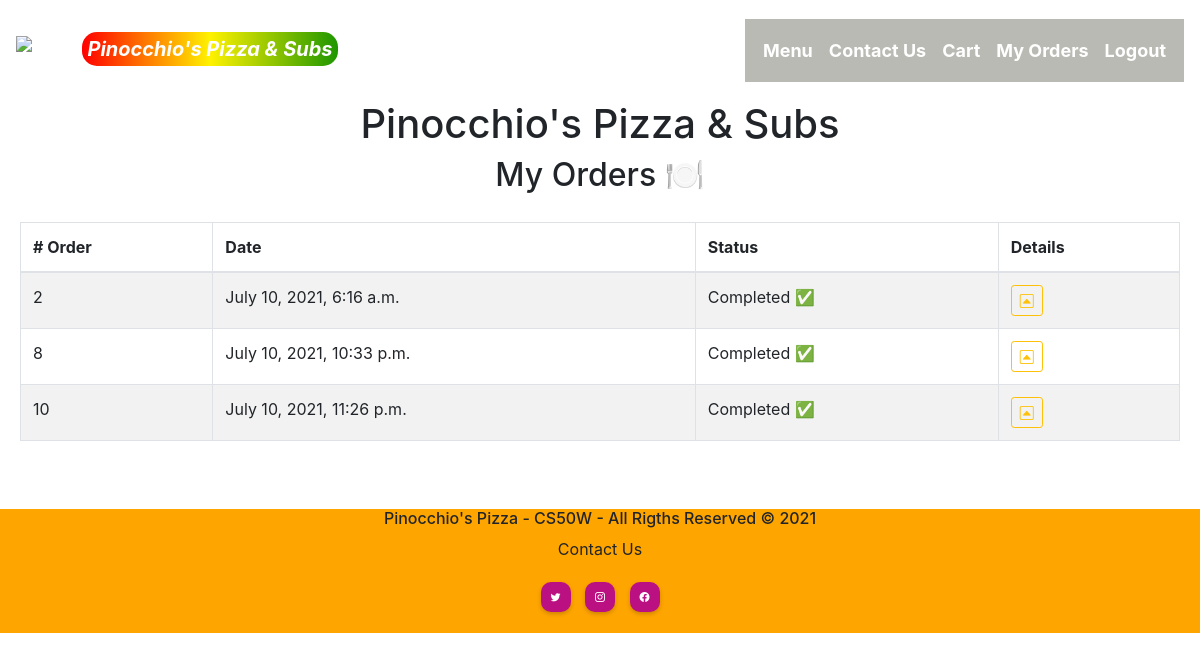
The page /my_orders (signed in) on the database its author committed.
### orders/models.py (models this page shows, shortened)
class Completed_Orders(models.Model):
    user = models.ForeignKey(User, on_delete=models.CASCADE)
    total = models.DecimalField(max_digits=6, decimal_places=2, default=0.00)
    order_detail = models.CharField(max_length=800, blank=False)
    STATUS = [
        ('Initiated', 'Initiated'),
        ('Completed', 'Completed'),
    ]
    status = models.CharField(
        max_length=64, choices=STATUS, default='Initiated')
    date = models.DateTimeField(auto_now_add=True, blank=True)

### orders/views.py (the view)
# urls.py: path('my_orders', views.my_orders, name='my_orders'),
def my_orders(request):
    gen_order = Completed_Orders.objects.filter(user_id=request.user.id)
    context = {
        "orders": gen_order,
        "admin_orders": Completed_Orders.objects.filter(status ="Initiated")
    }
    return render(request, "orders/orders.html", context)

### orders/templates/orders/orders.html (shortened to what this page needs)
{% extends "orders/layout.html" %}
{% block body %}
<h2 class="text-center">My Orders 🍽️</h2>
<div class="card-body">
    <div class="card-text">
        <div class="table-wrapper-scroll-y
                            my-custom-scrollbar" style="display: flex; flex-direction: column-reverse;">
            <table class="table table-bordered table-striped mb-0">
                {% if orders%}
                <thead>
                    <tr>
                        <th scope="col"># Order</th>
                        <th scope="col">Date</th>
                        <th scope="col">Status</th>
                        <th scope="col">Details</th>
                    </tr>
                </thead>
                {%else%}
                <h3 class="text-center">You don't have orders yet</h3>
                {%endif%}
                {% if not user.is_staff %}
                <tbody>
                    {% for order in orders %}
                    <tr>
                        <td>{{order.id}}</td>
                        <td>{{order.date}}</td>
                        <td>
                            {{order.status}} {% if order.status == 'Initiated'%}⌛{% endif %}{%if order.status == 'Completed'%}✅{% endif %}
                        </td>
                        <td>
                            <button type="button" class="btn btn-outline-warning btn-sm" data-toggle="modal" data-target="#{{order.id}}">
                                <i class="bi bi-caret-up-square"></i>
                            </button>
                        </td>
                    </tr>
                    {% endfor %}
                </tbody>
                {% endif %}
            </table>
        </div>
    </div>
</div>
{% endblock %}

### orders/static/css/main.css (style rules this page uses)
td { padding: 10px; }
th { padding: 10px; }

### rows shown on the page
Completed_Orders: id "2", date "July 10, 2021, 6:16 a.m.", status "Completed"
Completed_Orders: id "8", date "July 10, 2021, 10:33 p.m.", status "Completed"
Completed_Orders: id "10", date "July 10, 2021, 11:26 p.m.", status "Completed"
